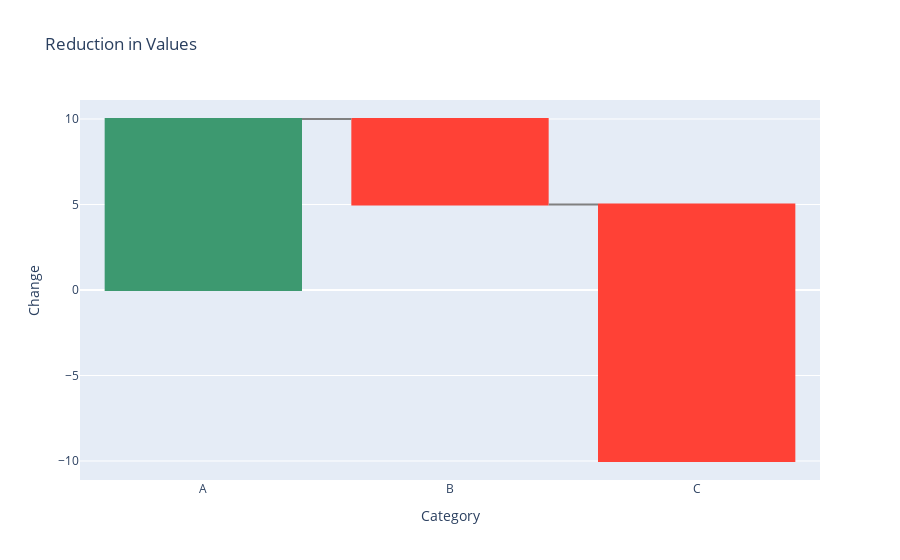

Here is the notebook cell this chart was saved with:
### Code cell
import plotly.graph_objects as go

fig = go.Figure(go.Waterfall(
    x=["A", "B", "C"],
    y=[10, -5, -15],  # Positive or negative changes
    connector={"line": {"color": "grey"}},
))

fig.update_layout(title="Reduction in Values", xaxis_title="Category", yaxis_title="Change")
fig.show()

### Figure 1 — Plotly figure (JSON) as saved in the notebook; plotly's stock layout.template omitted (floating-point values rounded to 4 significant figures)
{"data": [{"connector": {"line": {"color": "grey"}}, "x": ["A", "B", "C"], "y": [10, -5, -15], "type": "waterfall"}], "layout": {"title": {"text": "Reduction in Values"}, "xaxis": {"title": {"text": "Category"}}, "yaxis": {"title": {"text": "Change"}}}}
